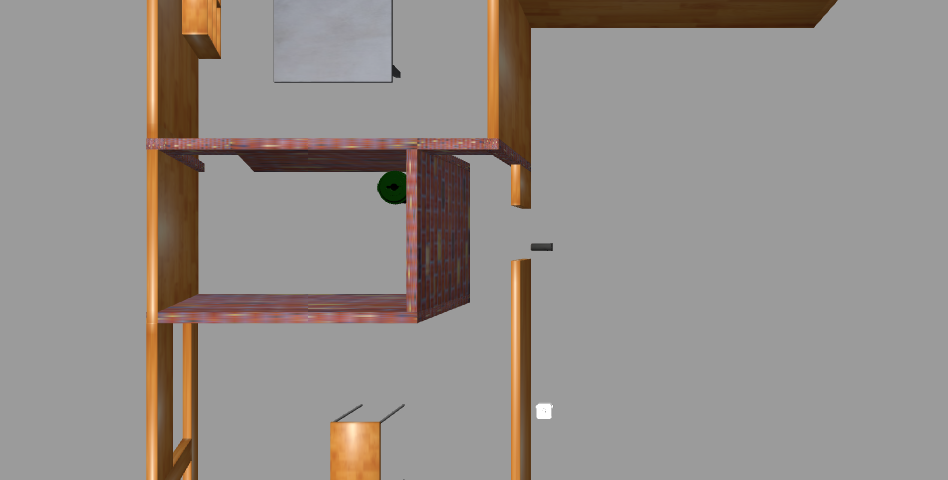
#> input picture saved_images/output/stitched_image_2.png, 948 x 480 px
$ python image_vertical_stitcher.py
#> lines starting #> are read from the running program, lines starting #| are printed output that depends on the picture
from PIL import Image
import numpy as np

# Load the images
image_path_1 = "saved_images/output/stitched_image_2.png"
image_path_2 = "saved_images/output/stitched_image_1.png"

image1 = Image.open(image_path_1)
#> image1 is the input picture: PIL image 948x480 RGB; mean R, G, B 149, 142.9, 138.7
image2 = Image.open(image_path_2)
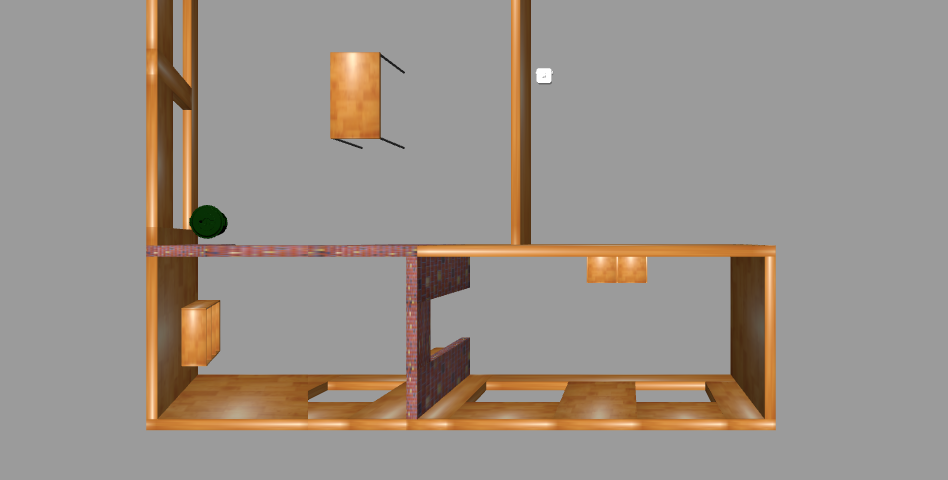
#> input picture saved_images/output/stitched_image_1.png, 948 x 480 px
#> image2 is the input picture: PIL image 948x480 RGB; mean R, G, B 154.9, 146, 137.9

# Convert images to numpy arrays
image1_array = np.array(image1)
image2_array = np.array(image2)

# Define the overlap calculation method for vertical stitching
def find_best_row(image1_array, image2_array):
    height, width, _ = image1_array.shape
#> height = 480; width = 948
    min_diff = float('inf')
    best_row = 0
    overlap_start = 0

    for overlap in range(height // 4, height):  # Start from 1/4th of the height for finer adjustment
        diff = np.sum(np.abs(image1_array[height - overlap:, :, :] - image2_array[:overlap, :, :]))
        if diff < min_diff:
            min_diff = diff
            best_row = height - overlap
            overlap_start = overlap
#> this loop made 360 passes
#> (diff, min_diff) on pass 1: (3187156, 3187156)
#> diff on passes 2 to 7: 3206268, 3222290, 3239893, 3254198, 3282086, 3300267
#> after the loop, best_row = 360; min_diff = 3187156; overlap_start = 120

    return best_row, overlap_start

# Calculate the best row to stitch the images vertically
best_row, overlap_start = find_best_row(image1_array, image2_array)
#> best_row = 360; overlap_start = 120

# Create a new blank image to hold the stitched result
stitched_image = Image.new('RGB', (image1_array.shape[1], image1_array.shape[0] + image2_array.shape[0] - overlap_start))
#> stitched_image: PIL image 948x840 RGB; every value is 0

# Paste the first image onto the stitched image
stitched_image.paste(image1, (0, 0))
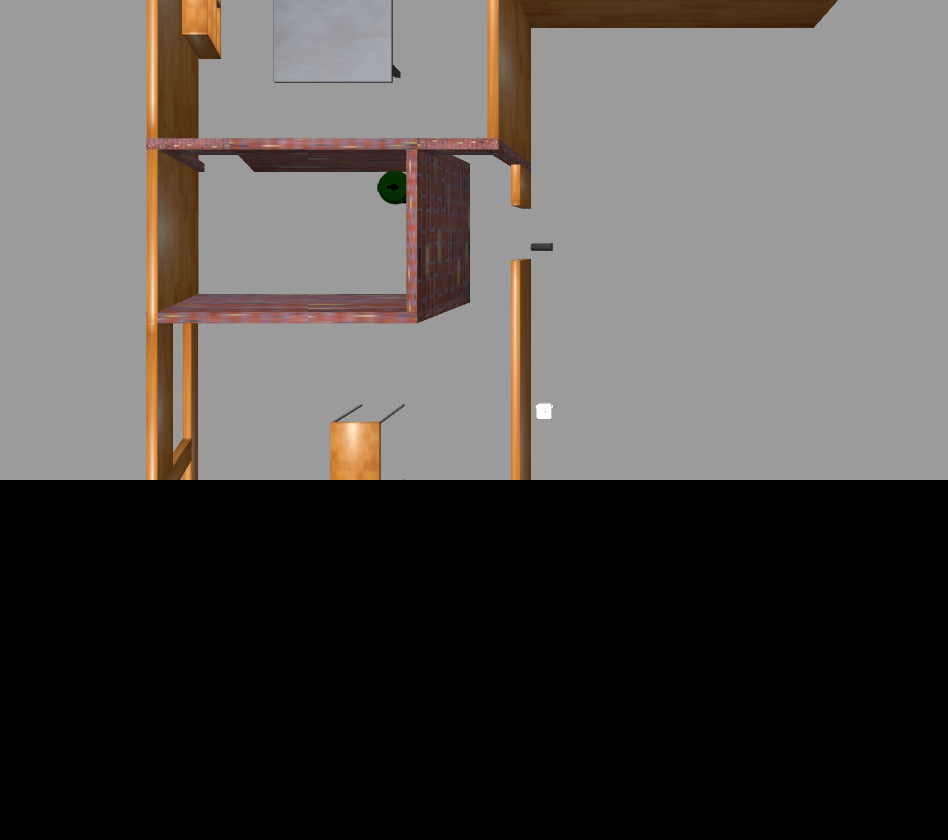
#> stitched_image: PIL image 948x840 RGB; mean R, G, B 85.1, 81.6, 79.3

# Paste the second image onto the stitched image at the calculated position
stitched_image.paste(image2, (0, best_row))
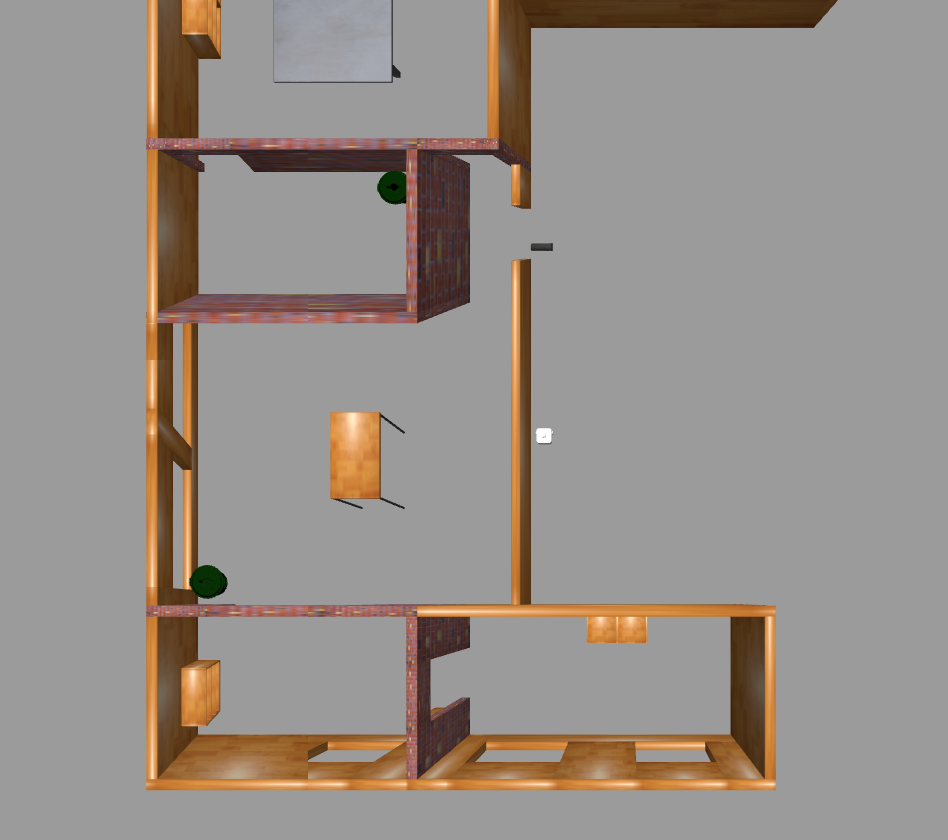
#> stitched_image: PIL image 948x840 RGB; mean R, G, B 151.4, 143.5, 137.2

# Save and display the stitched image
stitched_image_path = "saved_images/output/stitched_image_output.png"
stitched_image.save(stitched_image_path)
stitched_image.show()
